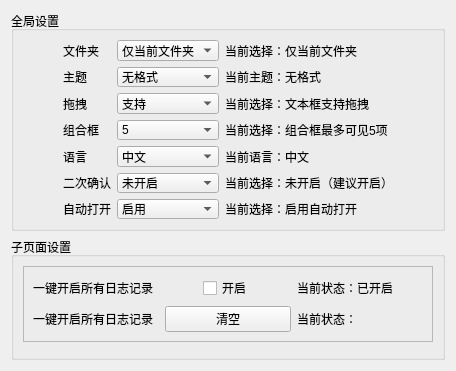
     <widget class="QWidget" name="Preference">
      <attribute name="icon">
       <iconset resource="Resource/ico.qrc">
        <normaloff>:/ico/pictures/icos/DM_20230815124713_017.png</normaloff>:/ico/pictures/icos/DM_20230815124713_017.png</iconset>
      </attribute>
      <attribute name="title">
       <string>设置</string>
      </attribute>
      <layout class="QVBoxLayout" name="verticalLayout_2">
       <item>
        <widget class="QGroupBox" name="groupBox_5">
         <property name="maximumSize">
          <size>
           <width>16777215</width>
           <height>220</height>
          </size>
         </property>
         <property name="title">
          <string>全局设置</string>
         </property>
         <layout class="QGridLayout" name="gridLayout_9">
          <item row="0" column="1">
           <widget class="QLabel" name="label_29">
            <property name="text">
             <string>文件夹</string>
            </property>
           </widget>
          </item>
          <item row="2" column="1">
           <widget class="QLabel" name="label_33">
            <property name="text">
             <string>拖拽</string>
            </property>
           </widget>
          </item>
          <item row="1" column="4">
           <spacer name="horizontalSpacer_3">
            <property name="orientation">
             <enum>Qt::Horizontal</enum>
            </property>
            <property name="sizeHint" stdset="0">
             <size>
              <width>40</width>
              <height>20</height>
             </size>
            </property>
           </spacer>
          </item>
          <item row="4" column="3">
           <widget class="QLabel" name="label_lang">
            <property name="text">
             <string>当前语言：中文</string>
            </property>
           </widget>
          </item>
          <item row="1" column="3">
           <widget class="QLabel" name="label_theme">
            <property name="text">
             <string>当前主题：无格式</string>
            </property>
           </widget>
          </item>
          <item row="4" column="2">
           <widget class="QComboBox" name="set_comBox_lang">
            <item>
             <property name="text">
              <string>中文</string>
             </property>
            </item>
            <item>
             <property name="text">
              <string>English</string>
             </property>
            </item>
           </widget>
          </item>
          <item row="3" column="2">
           <widget class="QComboBox" name="set_comBox_combo_number">
            <property name="currentText">
             <string>5</string>
            </property>
            <property name="currentIndex">
             <number>4</number>
            </property>
            <item>
             <property name="text">
              <string>1</string>
             </property>
            </item>
            <item>
             <property name="text">
              <string>2</string>
             </property>
            </item>
            <item>
             <property name="text">
              <string>3</string>
             </property>
            </item>
            <item>
             <property name="text">
              <string>4</string>
             </property>
            </item>
            <item>
             <property name="text">
              <string>5</string>
             </property>
            </item>
            <item>
             <property name="text">
              <string>6</string>
             </property>
            </item>
            <item>
             <property name="text">
              <string>7</string>
             </property>
            </item>
            <item>
             <property name="text">
              <string>8</string>
             </property>
            </item>
            <item>
             <property name="text">
              <string>9</string>
             </property>
            </item>
            <item>
             <property name="text">
              <string>10</string>
             </property>
            </item>
           </widget>
          </item>
          <item row="2" column="2">
           <widget class="QComboBox" name="set_comBox_pull">
            <item>
             <property name="text">
              <string>支持</string>
             </property>
            </item>
            <item>
             <property name="text">
              <string>不支持</string>
             </property>
            </item>
           </widget>
          </item>
          <item row="5" column="1">
           <widget class="QLabel" name="label_12">
            <property name="text">
             <string>二次确认</string>
            </property>
           </widget>
          </item>
          <item row="0" column="2">
           <widget class="QComboBox" name="set_comBox_cur_folder">
            <item>
             <property name="text">
              <string>仅当前文件夹</string>
             </property>
            </item>
            <item>
             <property name="text">
              <string>包含子文件夹</string>
             </property>
            </item>
           </widget>
          </item>
          <item row="5" column="3">
           <widget class="QLabel" name="label_double_check">
            <property name="text">
             <string>当前选择：未开启（建议开启）</string>
            </property>
           </widget>
          </item>
          <item row="4" column="1">
           <widget class="QLabel" name="label_8">
            <property name="text">
             <string>语言</string>
            </property>
           </widget>
          </item>
          <item row="2" column="3">
           <widget class="QLabel" name="label_pull">
            <property name="text">
             <string>当前选择：文本框支持拖拽</string>
            </property>
           </widget>
          </item>
          <item row="3" column="3">
           <widget class="QLabel" name="label_combo_number">
            <property name="text">
             <string>当前选择：组合框最多可见5项</string>
            </property>
           </widget>
          </item>
          <item row="5" column="2">
           <widget class="QComboBox" name="set_comBox_double_check">
            <item>
             <property name="text">
              <string>未开启</string>
             </property>
            </item>
            <item>
             <property name="text">
              <string>开启</string>
             </property>
            </item>
           </widget>
          </item>
          <item row="1" column="2">
           <widget class="QComboBox" name="set_comBox_theme">
            <item>
             <property name="text">
              <string>无格式</string>
             </property>
            </item>
            <item>
             <property name="text">
              <string>win11</string>
             </property>
            </item>
           </widget>
          </item>
          <item row="3" column="1">
           <widget class="QLabel" name="label_36">
            <property name="text">
             <string>组合框</string>
            </property>
           </widget>
          </item>
          <item row="1" column="1">
           <widget class="QLabel" name="label_31">
            <property name="text">
             <string>主题</string>
            </property>
           </widget>
          </item>
          <item row="0" column="3">
           <widget class="QLabel" name="label_cur_folder">
            <property name="text">
             <string>当前选择：仅当前文件夹</string>
            </property>
           </widget>
          </item>
          <item row="1" column="0">
           <spacer name="horizontalSpacer_10">
            <property name="orientation">
             <enum>Qt::Horizontal</enum>
            </property>
            <property name="sizeHint" stdset="0">
             <size>
              <width>40</width>
              <height>20</height>
             </size>
            </property>
           </spacer>
          </item>
          <item row="6" column="1">
           <widget class="QLabel" name="label_9">
            <property name="text">
             <string>自动打开</string>
            </property>
           </widget>
          </item>
          <item row="6" column="3">
           <widget class="QLabel" name="label_auto_open_file">
            <property name="text">
             <string>当前选择：启用自动打开</string>
            </property>
           </widget>
          </item>
          <item row="6" column="2">
           <widget class="QComboBox" name="set_comBox_auto_open_file">
            <item>
             <property name="text">
              <string>启用</string>
             </property>
            </item>
            <item>
             <property name="text">
              <string>不启用</string>
             </property>
            </item>
           </widget>
          </item>
         </layout>
        </widget>
       </item>
       <item>
        <widget class="QGroupBox" name="groupBox_6">
         <property name="title">
          <string>子页面设置</string>
         </property>
         <layout class="QVBoxLayout" name="verticalLayout_11" stretch="1,2">
          <item>
           <widget class="QFrame" name="frame_20">
            <property name="frameShape">
             <enum>QFrame::StyledPanel</enum>
            </property>
            <property name="frameShadow">
             <enum>QFrame::Raised</enum>
            </property>
            <layout class="QGridLayout" name="gridLayout_13">
             <item row="1" column="1">
              <widget class="QPushButton" name="set_btn_all_clear">
               <property name="text">
                <string>清空</string>
               </property>
              </widget>
             </item>
             <item row="0" column="0">
              <widget class="QLabel" name="label_35">
               <property name="text">
                <string>一键开启所有日志记录</string>
               </property>
              </widget>
             </item>
             <item row="1" column="0">
              <widget class="QLabel" name="label_38">
               <property name="text">
                <string>一键开启所有日志记录</string>
               </property>
              </widget>
             </item>
             <item row="0" column="1" alignment="Qt::AlignHCenter">
              <widget class="QCheckBox" name="set_cheBox_log_autosave_open">
               <property name="text">
                <string>开启</string>
               </property>
              </widget>
             </item>
             <item row="1" column="2">
              <widget class="QLabel" name="label_14">
               <property name="text">
                <string>当前状态：</string>
               </property>
              </widget>
             </item>
             <item row="0" column="2">
              <widget class="QLabel" name="label_39">
               <property name="text">
                <string>当前状态：已开启</string>
               </property>
              </widget>
             </item>
            </layout>
           </widget>
          </item>
          <item>
           <widget class="QFrame" name="frame_21">
            <property name="frameShape">
             <enum>QFrame::StyledPanel</enum>
            </property>
            <property name="frameShadow">
             <enum>QFrame::Raised</enum>
            </property>
            <widget class="QCalendarWidget" name="calendarWidget">
             <property name="geometry">
              <rect>
               <x>20</x>
               <y>10</y>
               <width>351</width>
               <height>301</height>
              </rect>
             </property>
            </widget>
            <widget class="QLCDNumber" name="lcdNumber_4">
             <property name="geometry">
              <rect>
               <x>570</x>
               <y>160</y>
               <width>64</width>
               <height>23</height>
              </rect>
             </property>
            </widget>
            <widget class="QLCDNumber" name="lcdNumber_5">
             <property name="geometry">
              <rect>
               <x>570</x>
               <y>100</y>
               <width>64</width>
               <height>23</height>
              </rect>
             </property>
            </widget>
            <widget class="QLCDNumber" name="lcdNumber_6">
             <property name="geometry">
              <rect>
               <x>570</x>
               <y>190</y>
               <width>64</width>
               <height>23</height>
              </rect>
             </property>
            </widget>
            <widget class="QLCDNumber" name="lcdNumber_7">
             <property name="geometry">
              <rect>
               <x>570</x>
               <y>130</y>
               <width>64</width>
               <height>23</height>
              </rect>
             </property>
            </widget>
           </widget>
          </item>
         </layout>
        </widget>
       </item>
      </layout>
     </widget>
